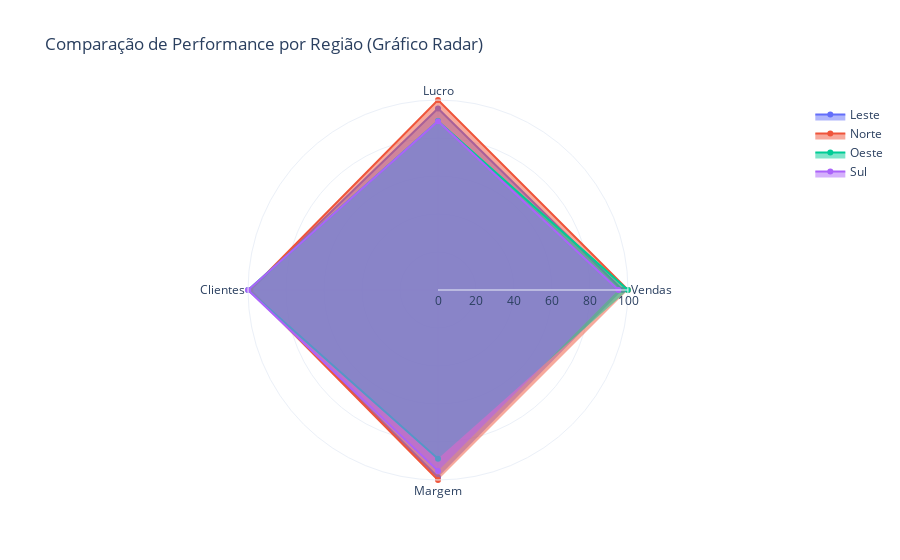

Write notebook code for a chart like this one.
### Code cell
# Gráfico de radar (spider chart)
# Calcular métricas por região
metrics_by_region = df_extended.groupby('regiao').agg({
    'vendas': 'mean',
    'lucro': 'mean',
    'clientes': 'mean',
    'margem': 'mean'
}).reset_index()

# Normalizar valores para escala 0-100
for col in ['vendas', 'lucro', 'clientes', 'margem']:
    metrics_by_region[f'{col}_norm'] = (metrics_by_region[col] / metrics_by_region[col].max()) * 100

fig = go.Figure()

for region in metrics_by_region['regiao']:
    region_data = metrics_by_region[metrics_by_region['regiao'] == region]
    
    fig.add_trace(go.Scatterpolar(
        r=[region_data['vendas_norm'].iloc[0], 
           region_data['lucro_norm'].iloc[0],
           region_data['clientes_norm'].iloc[0], 
           region_data['margem_norm'].iloc[0]],
        theta=['Vendas', 'Lucro', 'Clientes', 'Margem'],
        fill='toself',
        name=region
    ))

fig.update_layout(
    polar=dict(
        radialaxis=dict(
            visible=True,
            range=[0, 100]
        )
    ),
    title='Comparação de Performance por Região (Gráfico Radar)',
    template='plotly_white'
)

fig.show()

### Figure 1 — Plotly figure (JSON) as saved in the notebook; plotly's stock layout.template omitted (floating-point values rounded to 4 significant figures)
{"data": [{"fill": "toself", "name": "Leste", "r": [97.12, 95.54, 98.85, 98.55], "theta": ["Vendas", "Lucro", "Clientes", "Margem"], "type": "scatterpolar"}, {"fill": "toself", "name": "Norte", "r": [100, 100, 98.84, 100], "theta": ["Vendas", "Lucro", "Clientes", "Margem"], "type": "scatterpolar"}, {"fill": "toself", "name": "Oeste", "r": [99.93, 88.92, 99.89, 88.79], "theta": ["Vendas", "Lucro", "Clientes", "Margem"], "type": "scatterpolar"}, {"fill": "toself", "name": "Sul", "r": [94.94, 88.87, 100, 95.21], "theta": ["Vendas", "Lucro", "Clientes", "Margem"], "type": "scatterpolar"}], "layout": {"polar": {"radialaxis": {"range": [0, 100], "visible": true}}, "title": {"text": "Comparação de Performance por Região (Gráfico Radar)"}}}
